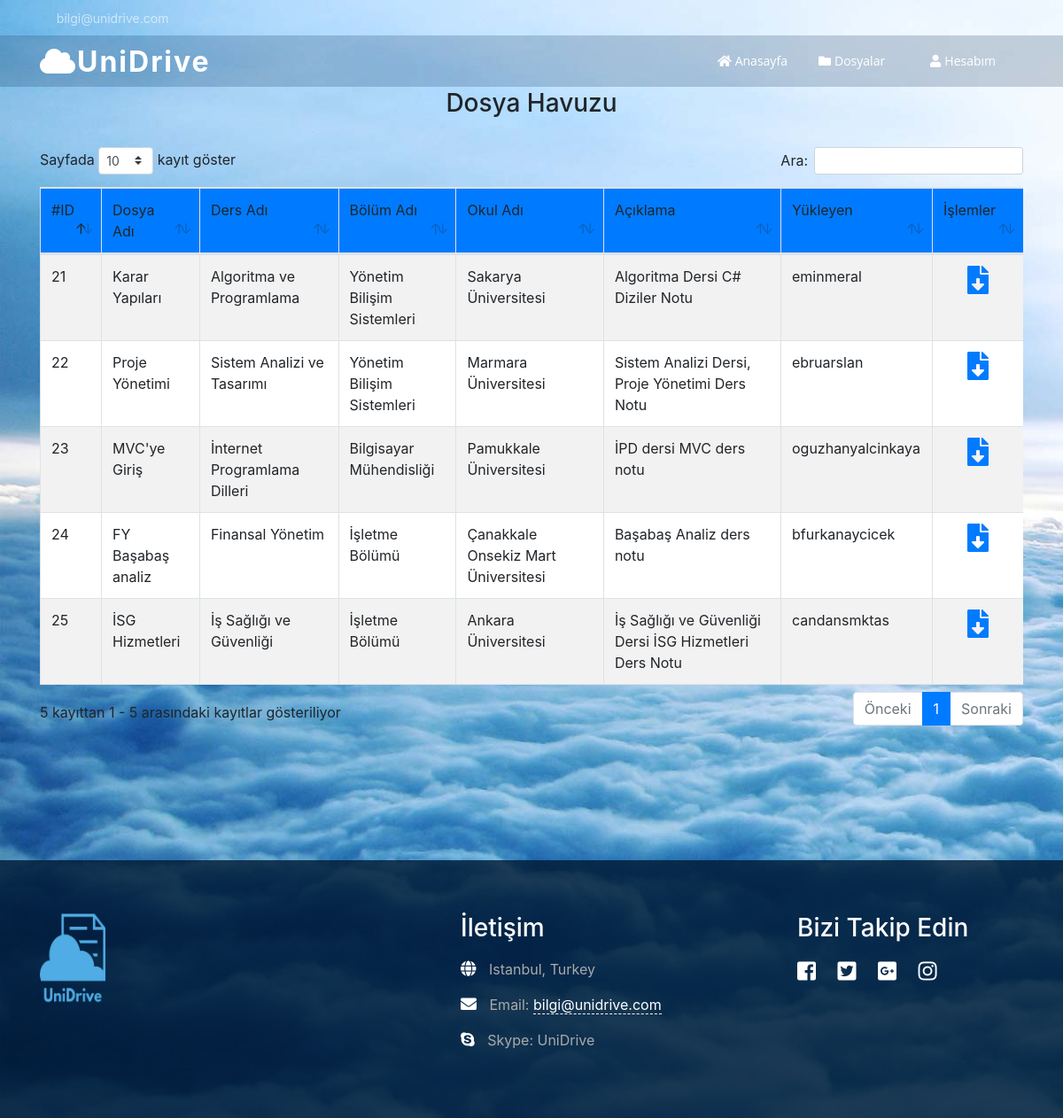
Page /havuz/ (signed in) on the committed database.
### imagesapp/models.py (models this page shows, shortened)
class dosya_havuz(models.Model):
    dId = models.AutoField(primary_key=True, verbose_name='Dosya ID', db_column='Dosya ID')
    kAd = models.CharField(max_length=255, verbose_name='Kullanıcı Adı', db_column='Kullanıcı Adı', null=True)
    dersAdi = models.CharField(max_length=255, verbose_name='Ders Adı', db_column='Ders Adı', null=True)
    okulAdi = models.CharField(max_length=255, verbose_name='Okul Adı', db_column='Okul Adı', null=True)
    bolumAdi = models.CharField(max_length=255, verbose_name='Bölüm Adı', db_column='Bölüm Adı', null=True)
    aciklama = models.CharField(max_length=255, verbose_name='Açıklama', db_column='Açıklama', null=True)
    dosyaAdı = models.CharField(max_length=255, verbose_name='Dosya Adı', db_column='Dosya Adı', null=True)
    olusturma = models.DateTimeField(auto_now_add=True, verbose_name="Oluşturma Tarihi", db_column="Oluşturma Tarihi", null=True)
    file_name = models.CharField(max_length=255, verbose_name='Adı', db_column='Adı')
    file_url = models.TextField(verbose_name='Dosya URL', db_column='Dosya URL')
    last_update = models.DateTimeField(auto_now=True, verbose_name='Son Güncelleme', db_column='Son Güncelleme')

### imagesapp/views.py (the view)
# urls.py: path('havuz/', havuz_view),
def havuz_view(request):
    username = None
    if request.user.is_authenticated:
        username = request.user.username
    kullanicilar = kullanici.objects.filter(kAd=username)
    dosyalar = dosya_havuz.objects.all()
    return render(request, "havuz.html", {'dosyalar': dosyalar})

### templates/havuz.html (shortened to what this page needs)
{% extends 'base.html' %}
{% load static %}
{% block head %}
    <link rel="stylesheet" href="{% static 'css/stylehavuz.css' %}">
    <link rel="stylesheet" type="text/css" href="{% static 'DataTables/datatables.css' %}"/>
{% endblock %}
{% block sayfa %}
<div class="container ustten align-items-center">
{% if user.is_authenticated %}
<div>
    <h3 align="center">Dosya Havuzu</h3>
    <br>
    <div class="table-responsive">
        <table id="myTable" class="table table-striped table-bordered" bgcolor="white">
             <thead class="bg-primary">
                 <tr>
                     <td>#ID</td>
                     <td>Dosya Adı</td>
                     <td>Ders Adı</td>
                     <td>Bölüm Adı</td>
                     <td>Okul Adı</td>
                     <td>Açıklama</td>
                     <td>Yükleyen</td>
                     <td>İşlemler</td>
                 </tr>
             </thead>
                  {% for dosya in dosyalar %}
                <tr>
                     <td>{{ dosya.dId }}</td>
                     <td>{{ dosya.dosyaAdı }}</td>
                     <td>{{ dosya.dersAdi }}</td>
                     <td>{{ dosya.bolumAdi }}</td>
                     <td>{{ dosya.okulAdi }}</td>
                     <td>{{ dosya.aciklama }}</td>
                     <td>{{ dosya.kAd }}</td>
                     <td align="center">
                         <a href="#" download="{{ dosya.file_name }}"><i class="fas fa-file-download fa-2x"></i></a>
                     </td>
                 </tr>
            {% endfor %}
        </table>
    </div>
    </div>
</div>
{% endif %}
{% endblock %}

### templates/base.html (shortened to what this page needs)
{% load static %}
<!DOCTYPE html>
<html lang="en">
<head>
        <link rel="stylesheet" href="https://use.fontawesome.com/releases/v5.3.1/css/all.css">        <link rel="stylesheet" href=" {% static 'vendor/icofont/icofont.min.css' %}">
        <link rel="stylesheet" href=" {% static 'vendor/boxicons/css/boxicons.min.css' %}">
        <link rel="stylesheet" href=" {% static 'vendor/bootstrap/css/bootstrap.min.css' %}">
        <link rel="stylesheet" href=" {% static 'css/animate.css' %}">
        <link rel="stylesheet" href="{% static 'css/style.css' %}">
        {% block head %}
        {% endblock %}
</head>
<body class="arkaplan">
  <div id="topbar" class="d-none d-lg-flex align-items-center fixed-top ">
    <div class="container d-flex">
      <div class="contact-info mr-auto">
        <i class="icofont-envelope"></i> <a href="mailto:bilgi@unidrive.com">bilgi@unidrive.com</a>
      </div>
      <div class="social-links">
        <a href="#" class="twitter"><i class="icofont-twitter"></i></a>
        <a href="#" class="facebook"><i class="icofont-facebook"></i></a>
        <a href="#" class="instagram"><i class="icofont-instagram"></i></a>
        <a href="#" class="skype"><i class="icofont-skype"></i></a>
        <a href="#" class="linkedin"><i class="icofont-linkedin"></i></a>
      </div>
    </div>
  </div>
  <header id="header" class="fixed-top ">
    <div class="container d-flex align-items-center">
      <h1 class="logo mr-auto"><a href="/"><i class="fa fa-cloud"></i>UniDrive</a></h1>
        <nav class="nav-menu d-none d-lg-block">
        <ul>
            <li><a href="/"><i class="fas fa-home mr-1"></i>Anasayfa</a></li>
            {% if user.is_authenticated %}
            <li class="drop-down"><a href=""><i class="fas fa-folder mr-1"></i></i></i>Dosyalar</a>
            <li class="drop-down"><a href=""><i class="fas fa-user mr-1"></i>Hesabım</a>
            </li>
                {% else %}
                {% block menu %}
              <li><a href="/register/"><i class="fa fa-user-plus fa-fw mr-1"></i>Kayıt Ol</a></li>
              <li><a href="accounts/login/"><i class="fas fa-sign-in-alt mr-1"></i>Giriş Yap</a></li>
                {% endblock %}
                {% endif %}
        </ul>
      </nav>
    </div>
  </header>
    {% block sayfa %}
    {% endblock %}
    <footer>
        	<div class="footer-top">
		        <div class="container">
		        	<div class="row">
		        		<div class="col-md-4 col-lg-4 footer-about wow fadeInUp animated" style="visibility: visible; animation-name: fadeInUp;">
		        			<img class="logo-footer" src="{% static 'img/logo2.png' %}" width="500" height="100">
	                    </div>
		        		<div class="col-md-4 col-lg-4 offset-lg-1 footer-contact wow fadeInDown animated" style="visibility: visible; animation-name: fadeInDown;">
		        			<h3>İletişim</h3>
		                	<p><i class="fa fa-globe" aria-hidden="true"></i></i> Istanbul, Turkey</p>
		                	<p><i class="fa fa-envelope" aria-hidden="true"></i></i> Email: <a href="mailto:bilgi@unidrive.com">bilgi@unidrive.com</a></p>
		                	<p><i class="fab fa-skype" aria-hidden="true"></i></i> Skype: UniDrive</p>
	                    </div>
	                    <div class="col-md-4 col-lg-3 footer-social wow fadeInUp animated" style="visibility: visible; animation-name: fadeInUp;">
	                    	<h3>Bizi Takip Edin</h3>
	                    	<p>
	                    		<a href="#"><i class="fab fa-facebook-square" aria-hidden="true"></i></a>
								<a href="#"><i class="fab fa-twitter-square" aria-hidden="true"></i></a>
								<a href="#"><i class="fab fa-google-plus-square" aria-hidden="true"></i></a>
								<a href="#"><i class="fab fa-instagram" aria-hidden="true"></i></a>
	                    	</p>
	                    </div>
		            </div>
		        </div>
	        </div>
        </footer>
</body>
</html>

### static/css/style.css (style rules this page uses)
#topbar { height: 40px; font-size: 14px; transition: all 0.5s; color: rgba(255, 255, 255, 0.6); }
#topbar .contact-info a { line-height: 1; color: rgba(255, 255, 255, 0.6); transition: 0.3s; }
#topbar .contact-info i { color: #2d46e8; padding-right: 4px; }
#topbar .social-links a { color: rgba(255, 255, 255, 0.5); padding-left: 15px; display: inline-block; line-height: 1px; transition: 0.3s; }
#topbar .social-links a:first-child { border-left: 0; }
#header { background: rgba(0, 38, 77, 0.2); transition: all 0.5s; z-index: 997; top: 40px; }
#header .logo { font-size: 32px; margin: 0; padding: 0; line-height: 1; font-weight: 700; letter-spacing: 2px; }
#header .logo a { color: #fff; }
.nav-menu ul { margin: 0; padding: 0; list-style: none; }
.nav-menu > ul { display: flex; }
.nav-menu > ul > li { position: relative; white-space: nowrap; padding: 18px 15px; margin-left: 5px; transition: 0.3s; }
.nav-menu a { display: block; position: relative; color: #fff; transition: 0.3s; font-size: 14px; font-family: "Open Sans", sans-serif; }
.nav-menu .drop-down > a:after { content: "\ea99"; font-family: IcoFont; padding-left: 5px; }
footer { margin-top: 150px; }
.footer-top { padding: 60px 0; background: rgba(0, 26, 51, 0.8); text-align: left; color: #aaa; }
.footer-top h3 { padding-bottom: 10px; color: #fff; }
.footer-about img.logo-footer { max-width: 74px; margin-top: 0; margin-bottom: 18px; }
.footer-contact p { word-wrap: break-word; }
.footer-contact i { padding-right: 10px; font-size: 18px; color: #ffffff; }
.footer-contact p a { color: #ffffff; border-bottom: 1px dashed #ffffff; }
.footer-social a { display: inline-block; margin-right: 20px; margin-bottom: 8px; color: #ffffff; border: 0; }
.footer-social i { font-size: 24px; vertical-align: middle; }

### static/css/stylehavuz.css (style rules this page uses)
body { background-size: cover; background-repeat: no-repeat; background: url("../img/4.jpg"); }
.ustten { margin-top: 100px; }

### static/DataTables/datatables.css (style rules this page uses)
table.dataTable { clear: both; margin-top: 6px !important; margin-bottom: 6px !important; max-width: none !important; border-collapse: separate !important; border-spacing: 0; }
table.dataTable td, table.dataTable th { -webkit-box-sizing: content-box; box-sizing: content-box; }
table.dataTable thead > tr > th.sorting_asc, table.dataTable thead > tr > th.sorting_desc, table.dataTable thead > tr > th.sorting, table.dataTable thead > tr > td.sorting_asc, table.dataTable thead > tr > td.sorting_desc, table.dataTable thead > tr > td.sorting { padding-right: 30px; }
table.dataTable thead .sorting, table.dataTable thead .sorting_asc, table.dataTable thead .sorting_desc, table.dataTable thead .sorting_asc_disabled, table.dataTable thead .sorting_desc_disabled { cursor: pointer; position: relative; }
table.dataTable thead .sorting:before, table.dataTable thead .sorting:after, table.dataTable thead .sorting_asc:before, table.dataTable thead .sorting_asc:after, table.dataTable thead .sorting_desc:before, table.dataTable thead .sorting_desc:after, table.dataTable thead .sorting_asc_disabled:before, table.dataTable thead .sorting_asc_disabled:after, table.dataTable thead .sorting_desc_disabled:before, table.dataTable thead .sorting_desc_disabled:after { position: absolute; bottom: 0.9em; display: block; opacity: 0.3; }
table.dataTable thead .sorting:before, table.dataTable thead .sorting_asc:before, table.dataTable thead .sorting_desc:before, table.dataTable thead .sorting_asc_disabled:before, table.dataTable thead .sorting_desc_disabled:before { right: 1em; content: "\2191"; }
table.dataTable thead .sorting:after, table.dataTable thead .sorting_asc:after, table.dataTable thead .sorting_desc:after, table.dataTable thead .sorting_asc_disabled:after, table.dataTable thead .sorting_desc_disabled:after { right: 0.5em; content: "\2193"; }
table.dataTable thead .sorting_asc:before, table.dataTable thead .sorting_desc:after { opacity: 1; }
table.table-bordered.dataTable th, table.table-bordered.dataTable td { border-left-width: 0; }
table.table-bordered.dataTable th:last-child, table.table-bordered.dataTable th:last-child, table.table-bordered.dataTable td:last-child, table.table-bordered.dataTable td:last-child { border-right-width: 0; }
table.table-bordered.dataTable tbody th, table.table-bordered.dataTable tbody td { border-bottom-width: 0; }

### rows in the picture
dosya_havuz: dId "21", dosyaAdı "Karar Yapıları", dersAdi "Algoritma ve Programlama", bolumAdi "Yönetim Bilişim Sistemleri", okulAdi "Sakarya Üniversitesi", aciklama "Algoritma Dersi C# Diziler Notu", kAd "eminmeral"
dosya_havuz: dId "22", dosyaAdı "Proje Yönetimi", dersAdi "Sistem Analizi ve Tasarımı", bolumAdi "Yönetim Bilişim Sistemleri", okulAdi "Marmara Üniversitesi", aciklama "Sistem Analizi Dersi, Proje Yönetimi Ders Notu", kAd "ebruarslan"
dosya_havuz: dId "23", dosyaAdı "MVC'ye Giriş", dersAdi "İnternet Programlama Dilleri", bolumAdi "Bilgisayar Mühendisliği", okulAdi "Pamukkale Üniversitesi", aciklama "İPD dersi MVC ders notu", kAd "oguzhanyalcinkaya"
dosya_havuz: dId "24", dosyaAdı "FY Başabaş analiz", dersAdi "Finansal Yönetim", bolumAdi "İşletme Bölümü", okulAdi "Çanakkale Onsekiz Mart Üniversitesi", aciklama "Başabaş Analiz ders notu", kAd "bfurkanaycicek"
dosya_havuz: dId "25", dosyaAdı "İSG Hizmetleri", dersAdi "İş Sağlığı ve Güvenliği", bolumAdi "İşletme Bölümü", okulAdi "Ankara Üniversitesi", aciklama "İş Sağlığı ve Güvenliği Dersi İSG Hizmetleri Ders Notu", kAd "candansmktas"
